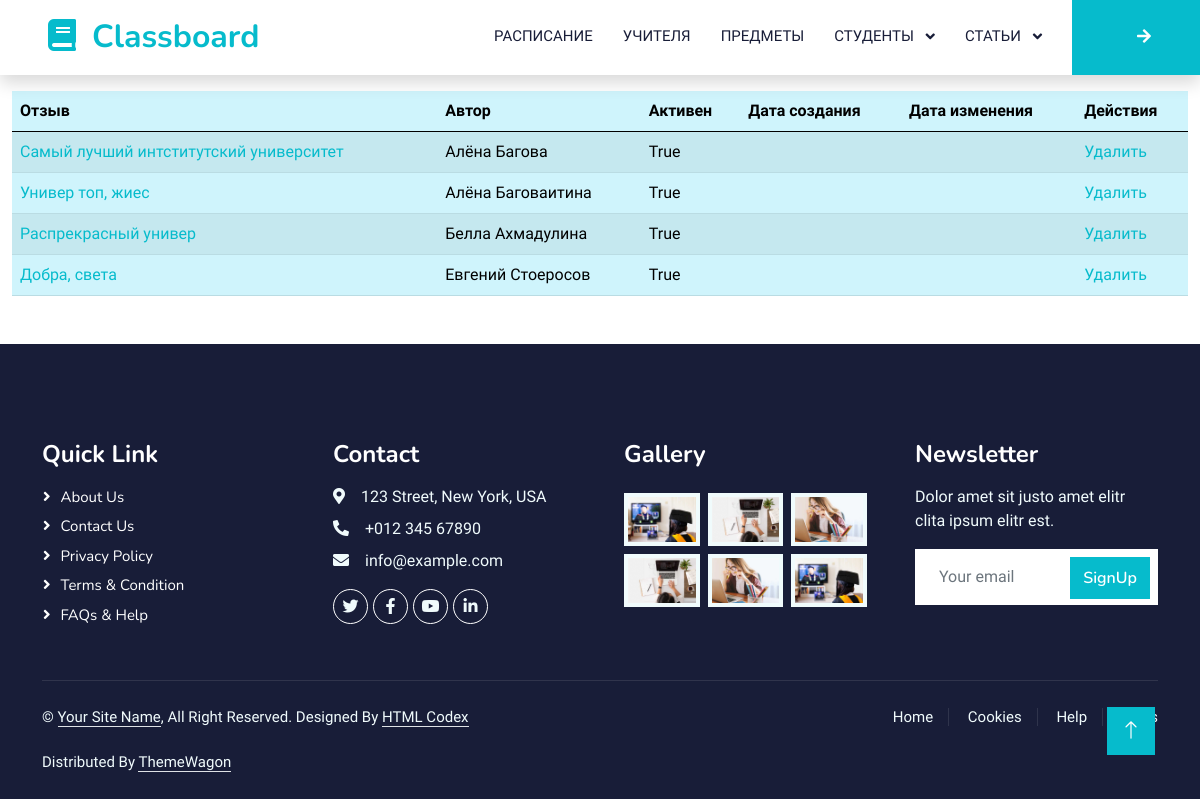
Page /testimonials/ (signed in) on the committed database.
### testimonials/models.py (models this page shows, shortened)
class Testimonial(PersonAbstract):
    title = models.CharField(verbose_name="Заголовок", max_length=150)
    testimonial = models.TextField(verbose_name="Отзыв")
    created_at = models.DateTimeField(verbose_name="Дата создания", auto_now_add=True)
    updated_at = models.DateTimeField(verbose_name="Дата обновления", auto_now=True)
    active = models.BooleanField(verbose_name="Активен", default=False)
    objects = SearchManagerTestimonials()
    class Meta:
        verbose_name = "Отзыв"
        verbose_name_plural = "Отзывы"
        ordering = ["first_name", "last_name"]

### testimonials/views.py (the view)
# urls.py: path("", TestimonialListViews.as_view(), name="testimonials_list"),
class TestimonialListViews(LoginRequiredMixin, ListView):
    model = Testimonial
    template_name = 'testimonials/testimonials_list.html'
    context_object_name = 'testimonials'

### templates/testimonials/testimonials_list.html (shortened to what this page needs)
{% extends 'layout/base.html' %}
{% block content %}
<table class="mb-3 mt-3 table table-info table-striped">
  <thead>
    <th>Отзыв</th>
    <th>Автор</th>
    <th>Активен</th>
    <th>Дата создания</th>
    <th>Дата изменения</th>
    <th>Действия</th>
  </thead>
  <tbody>
    {% for testimonial_item in testimonials %}
    <tr>
      <td>
        <a
          href="{% url 'testimonials:testimonials_update' testimonial_item.pk %}"
          >{{ testimonial_item.title }}</a
        >
      </td>
      <td>
        {{ testimonial_item.first_name }} {{ testimonial_item.last_name }}
      </td>
      <td>{{ testimonial_item.active }}</td>
      <td>{{ testimonial_item.create_at }}</td>
      <td>{{ testimonial_item.update_at }}</td>
      <td><a href="{% url 'testimonials:testimonials_delete' testimonial_item.pk %}">Удалить</a></td>
    </tr>
    {% endfor %}
  </tbody>
</table>
{% endblock content %}

### static/css/style.css (style rules this page uses)
:root { --primary: #06BBCC; --light: #F0FBFC; --dark: #181d38; }

### rows in the picture
Testimonial: title "Самый лучший интститутский университет", first_name "Алёна", last_name "Багова", active "True"
Testimonial: title "Универ топ, жиес", first_name "Алёна", last_name "Баговаитина", active "True"
Testimonial: title "Распрекрасный универ", first_name "Белла", last_name "Ахмадулина", active "True"
Testimonial: title "Добра, света", first_name "Евгений", last_name "Стоеросов", active "True"
